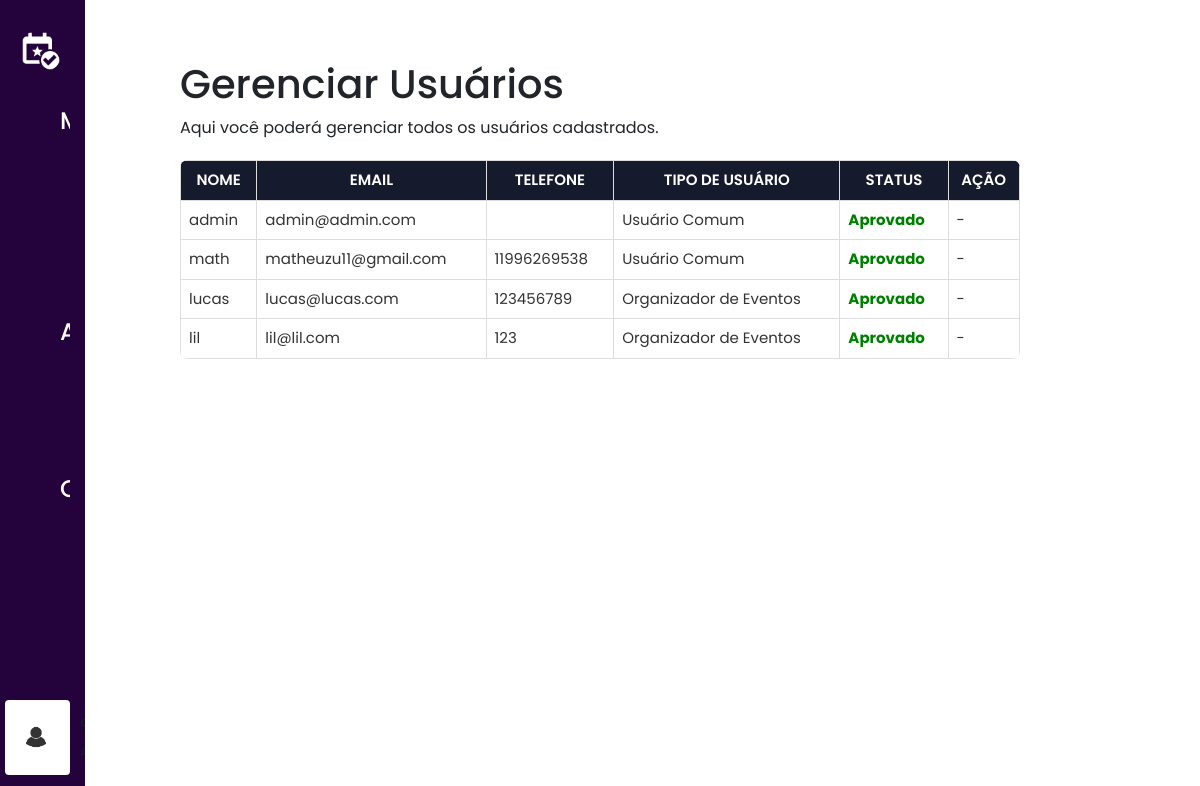
The app's page /gerenciar-usuarios/ (signed in) with its own data.
### projeto_eventos_app/models.py (models this page shows, shortened)
class CustomUser(AbstractUser):
    telefone = models.CharField(max_length=15, blank=True, verbose_name="Telefone")
    cpf = models.CharField(max_length=11, unique=True, verbose_name="CPF")
    email = models.EmailField(unique=True, verbose_name="Email")
    ORGANIZADOR_EVENTOS = 'organizador'
    PROFISSIONAL_EVENTOS = 'profissional'
    USUARIO_COMUM = 'comum'
    USER_TYPE_CHOICES = [
        (ORGANIZADOR_EVENTOS, 'Organizador de Eventos'),
        (PROFISSIONAL_EVENTOS, 'Profissional de Eventos'),
        (USUARIO_COMUM, 'Usuário Comum'),
    ]
    user_type = models.CharField(
        max_length=15,
        choices=USER_TYPE_CHOICES,
        default=USUARIO_COMUM,
        verbose_name="Tipo de Usuário"
    )
    is_approved = models.BooleanField(
        default=True,
        verbose_name="Usuário Liberado"
    )

### projeto_eventos_app/views.py (the view)
# urls.py: path("gerenciar-usuarios/", login_required(views.gerenciar_usuarios), name="gerenciar_usuarios"),
@user_passes_test(lambda u: u.is_staff)
def gerenciar_usuarios(request):
    usuarios = User.objects.all()
    return render(request, 'projeto_eventos/gerenciar_usuarios.html', {'usuarios': usuarios})

### projeto_eventos_app/templates/projeto_eventos/gerenciar_usuarios.html (shortened to what this page needs)
{% extends "projeto_eventos/layout.html" %}
{% block content %}
<h1>Gerenciar Usuários</h1>
<p>Aqui você poderá gerenciar todos os usuários cadastrados.</p>
<table>
    <thead>
        <tr>
            <th>Nome</th>
            <th>Email</th>
            <th>Telefone</th>
            <th>Tipo de Usuário</th>
            <th>Status</th>
            <th>Ação</th>
        </tr>
    </thead>
    <tbody>
        {% for user in usuarios %}
        <tr>
            <td>{{ user.get_full_name|default:user.username }}</td>
            <td>{{ user.email }}</td>
            <td>{{ user.telefone }}</td>
            <td>{{ user.get_user_type_display }}</td>
            <td>
                {% if user.is_approved %}
                <span class="status-approved">Aprovado</span>
                {% else %}
                <span class="status-pending">Pendente</span>
                {% endif %}
            </td>
            <td>
                {% if not user.is_approved %}
                <form action="{% url 'aprovar_usuario' user.id %}" method="POST" style="display: inline;">
                    {% csrf_token %}
                    <button type="submit">Aprovar</button>
                </form>
                {% else %}
                <span>-</span>
                {% endif %}
            </td>
        </tr>
        {% endfor %}
    </tbody>
</table>
{% endblock %}

### projeto_eventos_app/static/projeto_eventos/style.css (style rules this page uses)
* { margin: 0; padding: 0; box-sizing: border-box; font-family: "Poppins", sans-serif; }
body { min-height: 100vh; background: #FFF; padding: 5% 15%; }
table { width: 100%; border-collapse: collapse; margin-bottom: 20px; font-size: 15px; background-color: #f9f9f9; border-radius: 8px; overflow: hidden; }
th, td { padding: 12px 15px; text-align: left; }
th { background-color: #161a2d; color: white; font-weight: 600; text-transform: uppercase; }
td { background-color: white; color: #333; border-bottom: 1px solid #ddd; }
tbody tr { transition: background-color 0.3s ease; }

### projeto_eventos_app/templates/projeto_eventos/gerenciar_usuarios.html (style rules this page uses)
table { width: 100%; border-collapse: collapse; margin-top: 20px; }
th, td { border: 1px solid #ddd; padding: 8px; text-align: left; }
th { background-color: #161a2d; text-align: center; }
.status-approved { color: green; font-weight: bold; }

### records on screen
CustomUser: get_full_name "admin", email "admin@admin.com", user_type "Usuário Comum", is_approved "Aprovado"
CustomUser: get_full_name "math", email "matheuzu11@gmail.com", telefone "11996269538", user_type "Usuário Comum", is_approved "Aprovado"
CustomUser: get_full_name "lucas", email "lucas@lucas.com", telefone "123456789", user_type "Organizador de Eventos", is_approved "Aprovado"
CustomUser: get_full_name "lil", email "lil@lil.com", telefone "123", user_type "Organizador de Eventos", is_approved "Aprovado"
